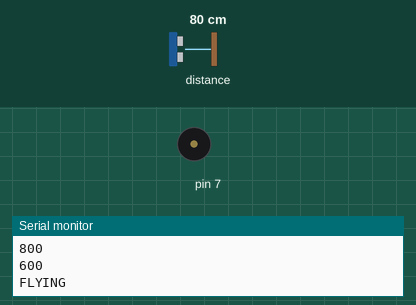
This sketch was run on a simulated Arduino Uno, built with avr-gcc and run on an emulated ATmega328P. Shown: buzzer (waves = sounding), the last lines printed to the serial monitor. The inputs (shaded band) are chosen by the test bench; at power-on: distance to the obstacle 80 cm.

Above: at 1.2 s.
1.3 s: distance to the obstacle set to 23 cm
At 1.44 s:
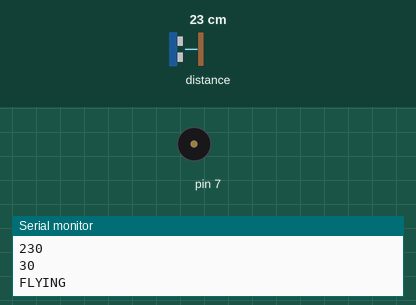
4.3 s: distance to the obstacle set to 19 cm
At 5.1 s:
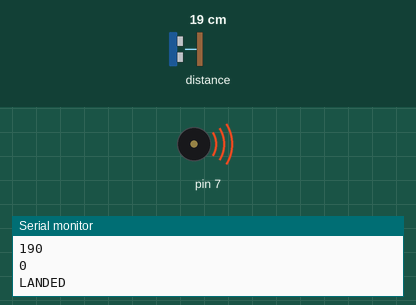
Timing chart, 0 to 7.3 s (numbered marks = the images above; inputs shaded):
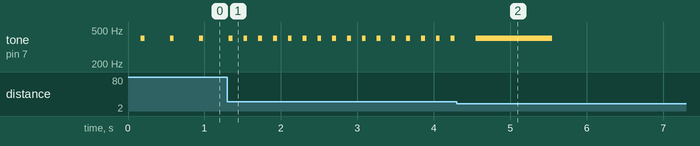

The sketch:

Continuous.ino
```cpp
/*
This example shows how to take simple range measurements with the VL53L1X. The
range readings are in units of mm.
*/
// Define the states using an enum
typedef enum {
    LANDED,
    FLYING
} DroneState;


#include <Wire.h>
#include <VL53L1X.h>

VL53L1X sensor;

DroneState previousState = LANDED;
DroneState currentState = LANDED;

long sensorValue = 0;
long distanceToGroundFromBottomOfDrone = 0;

void updateState(DroneState newState){
  previousState = currentState;
  currentState = newState;
}

void updateSensorValue(){
  sensorValue = sensor.read();

  distanceToGroundFromBottomOfDrone = sensorValue - 200;

  if(distanceToGroundFromBottomOfDrone < 0){
    distanceToGroundFromBottomOfDrone = 0;
  }
}


// Function prototypes
void handleLandedState();
void handleFlyingState();

// State machine function
void droneStateMachine(DroneState *state);

void handleFlyingState() {
  if (distanceToGroundFromBottomOfDrone < 10){
    updateState(LANDED);
  } else {
    if (distanceToGroundFromBottomOfDrone < 1000){
      int delayTime = (distanceToGroundFromBottomOfDrone / 3);

      tone(7,400);
      delay(50);
      noTone(7);
      delay(delayTime);

      updateState(FLYING);
    }
  }
}

void handleLandedState() {
  if(previousState == FLYING){
    tone(7,400);
    delay(1000);
    noTone(7);
    updateState(LANDED);
  } else {
    if (distanceToGroundFromBottomOfDrone > 50){
      updateState(FLYING);
    } else {
      updateState(LANDED);
    }
  }
}


void droneStateMachine() {
    switch (currentState) {
        case LANDED:
            handleLandedState();
            break;
        case FLYING:
            handleFlyingState();
            break;
        default:
            printf("Invalid state!\n");
            break;
    }
}

void setup()
{
  while (!Serial) {}
  Serial.begin(115200);
  Wire.begin();
  Wire.setClock(400000); // use 400 kHz I2C

  sensor.setTimeout(500);
  if (!sensor.init())
  {
    Serial.println("Failed to detect and initialize sensor!");
    while (1);
  }

  // Use long distance mode and allow up to 50000 us (50 ms) for a measurement.
  // You can change these settings to adjust the performance of the sensor, but
  // the minimum timing budget is 20 ms for short distance mode and 33 ms for
  // medium and long distance modes. See the VL53L1X datasheet for more
  // information on range and timing limits.
  sensor.setDistanceMode(VL53L1X::Long);
  sensor.setMeasurementTimingBudget(50000);

  // Start continuous readings at a rate of one measurement every 50 ms (the
  // inter-measurement period). This period should be at least as long as the
  // timing budget.
  sensor.startContinuous(50);
  pinMode(7, OUTPUT);

  digitalWrite(7, LOW);
}

void loop()
{
  updateSensorValue();
  Serial.println("start");
  Serial.println(sensorValue);
  Serial.println(distanceToGroundFromBottomOfDrone);

  if (currentState == LANDED){
    Serial.println("LANDED");
  } else {
    Serial.println("FLYING");
  }

   droneStateMachine();

  delay(100);
}
```

Measured:
- the behaviour switches between 21 and 20 cm on distance to the obstacle (found by bisection; images 1 and 2)
- after the input at 1.3 s, tone on pin 7: alternates 400 Hz for 0.05 s and silent for 0.14 s, starting after 0.21 s
- by itself, tone on pin 7: alternates 400 Hz for 0.05 s and silent for 0.33 s
